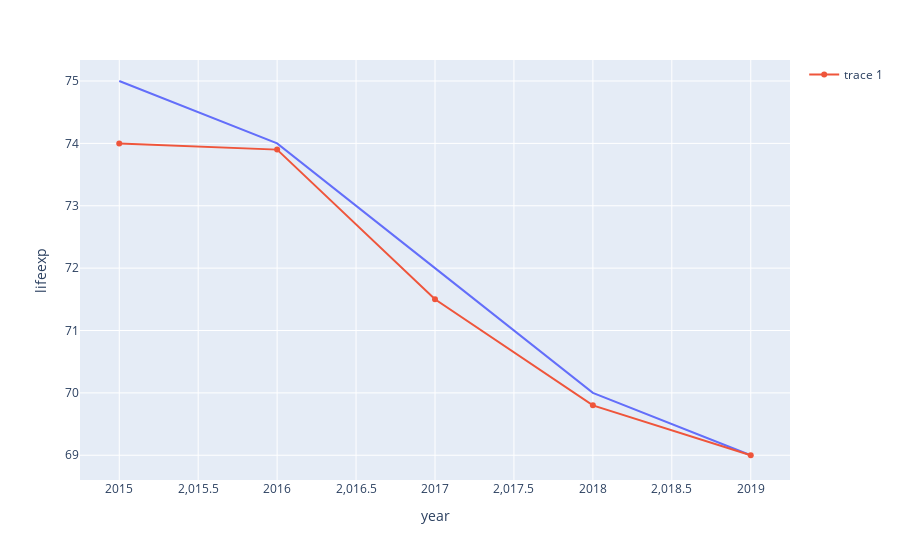

The cell this chart's notebook holds for it:
### Code cell
data = {
   'year':[2015,2016,2017,2018,2019],
   'lifeexp':[75,74,72,70,69],
   'state':['kerala','punjab','karnataka','andhra','odisha'],
   'ratio':[74,73.9,71.5,69.8,69]
}

# Create dataframe
df = pd.DataFrame(data)

# Create Line plot
fig = px.line(df, x=df['year'], y=df['lifeexp'])

# Add Scatter plot
fig.add_scatter(x=df['year'], y=df['ratio'])

# Display the plot
fig.show()

### Figure 1 — Plotly figure (JSON) as saved in the notebook; plotly's stock layout.template omitted (floating-point values rounded to 4 significant figures)
{"data": [{"hovertemplate": "year=%{x}<br>lifeexp=%{y}<extra></extra>", "legendgroup": "", "line": {"color": "#636efa", "dash": "solid"}, "marker": {"symbol": "circle"}, "mode": "lines", "name": "", "orientation": "v", "showlegend": false, "type": "scatter", "x": [2015, 2016, 2017, 2018, 2019], "xaxis": "x", "y": [75, 74, 72, 70, 69], "yaxis": "y"}, {"type": "scatter", "x": [2015, 2016, 2017, 2018, 2019], "y": [74, 73.9, 71.5, 69.8, 69]}], "layout": {"legend": {"tracegroupgap": 0}, "margin": {"t": 60}, "xaxis": {"anchor": "y", "domain": [0, 1], "title": {"text": "year"}}, "yaxis": {"anchor": "x", "domain": [0, 1], "title": {"text": "lifeexp"}}}}
